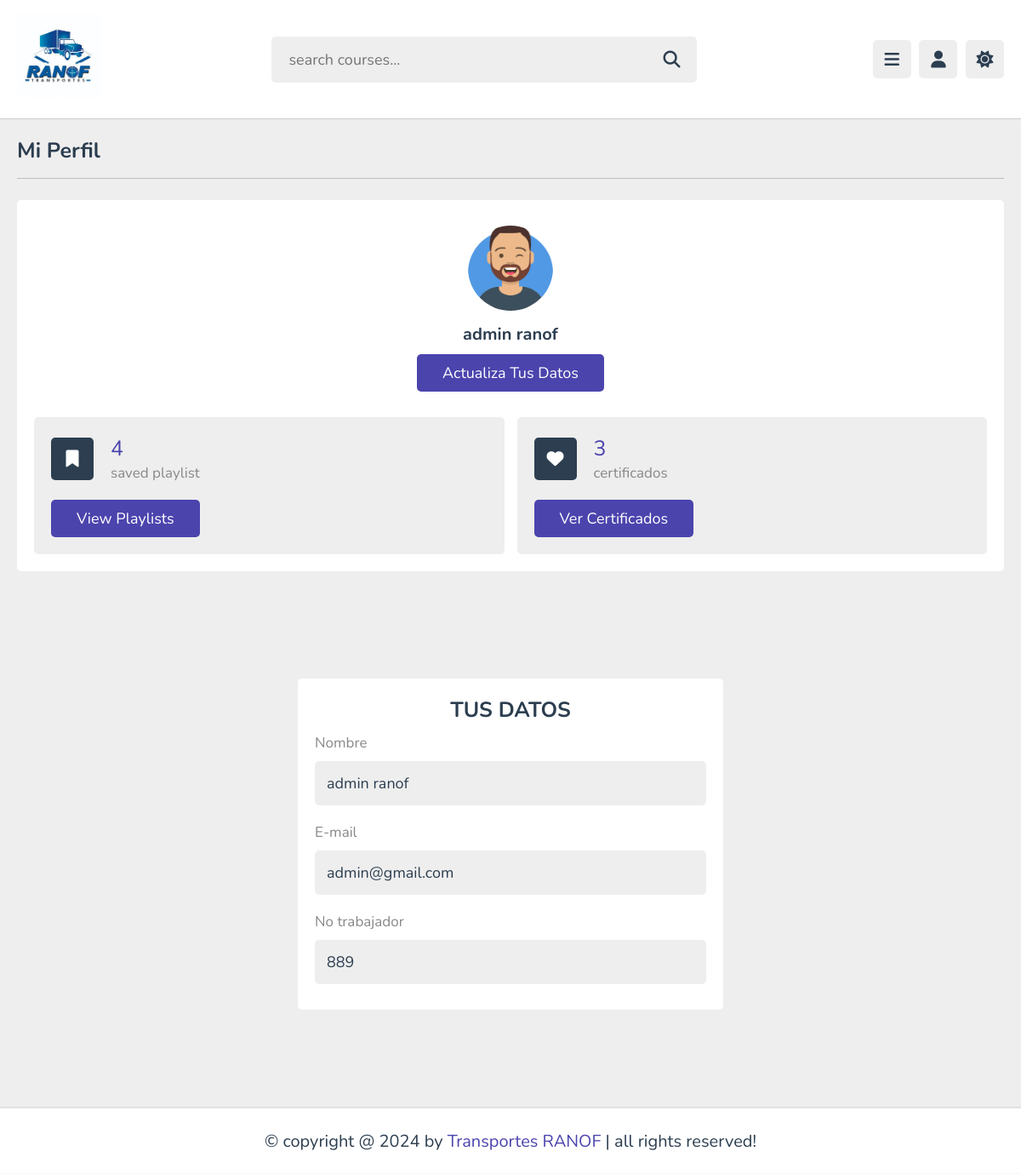
The page /profile.php (signed in) on the database its author committed.
### tables this page shows
CREATE TABLE `transportistas`  (
  `ID` int(11) NOT NULL AUTO_INCREMENT,
  `NumeroTrabajador` varchar(50) NULL DEFAULT NULL,
  `Nombre` varchar(255) NULL DEFAULT NULL,
  `Apellido` varchar(255) NULL DEFAULT NULL,
  `Contraseña` varchar(255) NULL DEFAULT NULL,
  `Imagen` varchar(255) NULL DEFAULT NULL,
  `CorreoElectronico` varchar(255) NULL DEFAULT NULL,
  `EstaActivo` tinyint(1) NULL DEFAULT NULL,
  `EsAdmin` tinyint(1) NULL DEFAULT 0,
  PRIMARY KEY (`ID`) USING BTREE
);

### profile.php (the view, shortened to what this page needs)
<!DOCTYPE html>
<html lang="en">
<head>
   <link rel="stylesheet" href="https://cdnjs.cloudflare.com/ajax/libs/font-awesome/6.1.2/css/all.min.css">
   <link rel="stylesheet" href="Recursos/css/style.css">
</head>
<body>
   <?php
   include 'header.php';
   include 'side-bar.php';
   ?>
   <?php
   require_once 'Conexion/conectar.php';
   $user_id = $_SESSION['user_id'];
   $sql = "SELECT Nombre, Apellido, Imagen FROM transportistas WHERE ID = ?";
   $stmt = $cn->prepare($sql);
   $stmt->bind_param("i", $user_id);
   $stmt->execute();
   $stmt->bind_result($nombre, $apellido, $imagen);
   if (!empty($imagen)) {
      $foto_url = 'Recursos/imagenes/' . urlencode(basename($imagen));
   } else {
      $foto_url = 'Recursos/imagenes/def.jpg';
   }
   $sql = "SELECT CorreoElectronico, NumeroTrabajador FROM transportistas WHERE ID = ?";
   $stmt = $cn->prepare($sql);
   $stmt->bind_param("i", $user_id);
   $stmt->execute();
   $stmt->bind_result($correo, $numero_trabajador);
   ?>
   <section class="user-profile">
      <h1 class="heading">Mi perfil</h1>
      <div class="info">
         <div class="user">
            <img src="<?php echo htmlspecialchars($foto_url); ?>" alt="Perfil">
            <h3><?php echo htmlspecialchars($nombre . ' ' . $apellido); ?></h3>
            <a href="update.php" class="inline-btn">Actualiza tus datos</a>
         </div>
         <div class="box-container">
            <div class="box">
               <div class="flex">
                  <i class="fas fa-bookmark"></i>
                  <div>
                     <span>4</span>
                     <p>saved playlist</p>
                  </div>
               </div>
               <a href="#" class="inline-btn">view playlists</a>
            </div>
            <div class="box">
               <div class="flex">
                  <i class="fas fa-heart"></i>
                  <div>
                     <span>3</span>
                     <p>certificados</p>
                  </div>
               </div>
               <a href="#" class="inline-btn">ver certificados</a>
            </div>
         </div>
      </div>
   </section>
   <section class="form-container">
      <form action="" method="post" enctype="multipart/form-data">
         <h3>TUS DATOS</h3>
         <p>Nombre</p>
         <input type="text" name="name" value="<?php echo htmlspecialchars($nombre . ' ' . $apellido); ?>" maxlength="50" class="box" readonly>
         <p>E-mail</p>
         <input type="email" name="email" value="<?php echo htmlspecialchars($correo); ?>" maxlength="50" class="box" readonly>
         <p>No trabajador</p>
         <input type="text" name="no_trabajador" value="<?php echo htmlspecialchars($numero_trabajador); ?>" maxlength="20" class="box" readonly>
      </form>
   </section>
   <?php
   include 'footer.php';
   ?>
</body>
</html>

### Recursos/css/style.css (style rules this page uses)
:root { --main-color: #4b44ad; --red: #e74c3c; --orange: #f39c12; --light-color: #888; --light-bg: #eee; --black: #2c3e50; --white: #fff; --border: .1rem solid rgba(0, 0, 0, .2); }
* { font-family: 'Nunito', sans-serif; margin: 0; padding: 0; box-sizing: border-box; outline: none; border: none; text-decoration: none; }
html { font-size: 62.5%; overflow-x: hidden; }
body { background-color: var(--light-bg); padding-left: 30rem; }
section { padding: 2rem; margin: 0 auto; max-width: 1200px; }
.heading { font-size: 2.5rem; color: var(--black); margin-bottom: 2.5rem; border-bottom: var(--border); padding-bottom: 1.5rem; text-transform: capitalize; }
.inline-btn, .inline-option-btn, .inline-delete-btn, .btn, .delete-btn, .option-btn { border-radius: .5rem; color: #fff; font-size: 1.8rem; cursor: pointer; text-transform: capitalize; padding: 1rem 3rem; text-align: center; margin-top: 1rem; }
.inline-btn, .inline-option-btn, .inline-delete-btn { display: inline-block; }
.btn, .inline-btn { background-color: var(--main-color); }
.user-profile .info { background-color: var(--white); border-radius: .5rem; padding: 2rem; }
.user-profile .info .user { text-align: center; margin-bottom: 2rem; padding: 1rem; }
.user-profile .info .user img { height: 10rem; width: 10rem; border-radius: 50%; object-fit: cover; margin-bottom: 1rem; }
.user-profile .info .user h3 { font-size: 2rem; color: var(--black); }
.user-profile .info .box-container { display: flex; flex-wrap: wrap; gap: 1.5rem; }
.user-profile .info .box-container .box { background-color: var(--light-bg); border-radius: .5rem; padding: 2rem; flex: 1 1 25rem; }
.user-profile .info .box-container .box .flex { display: flex; align-items: center; gap: 2rem; margin-bottom: 1rem; }
.user-profile .info .box-container .box .flex i { font-size: 2rem; color: var(--white); background-color: var(--black); text-align: center; border-radius: .5rem; height: 5rem; width: 5rem; line-height: 4.9rem; }
.user-profile .info .box-container .box .flex span { font-size: 2.5rem; color: var(--main-color); }
.user-profile .info .box-container .box .flex p { color: var(--light-color); font-size: 1.7rem; }
.form-container { min-height: calc(100vh - 20rem); display: flex; align-items: center; justify-content: center; }
.form-container form { background-color: var(--white); border-radius: .5rem; padding: 2rem; width: 50rem; }
.form-container form h3 { font-size: 2.5rem; text-transform: capitalize; color: var(--black); text-align: center; }
.form-container form p { font-size: 1.7rem; color: var(--light-color); padding-top: 1rem; }
.form-container form .box { font-size: 1.8rem; color: var(--black); border-radius: .5rem; padding: 1.4rem; background-color: var(--light-bg); width: 100%; margin: 1rem 0; }
@media (max-width:1200px) { body { padding-left: 0; } }

### rows shown on the page
transportistas: Imagen (picture), Nombre+Apellido "admin ranof", name "admin ranof", email "admin@gmail.com", no_trabajador "889"
